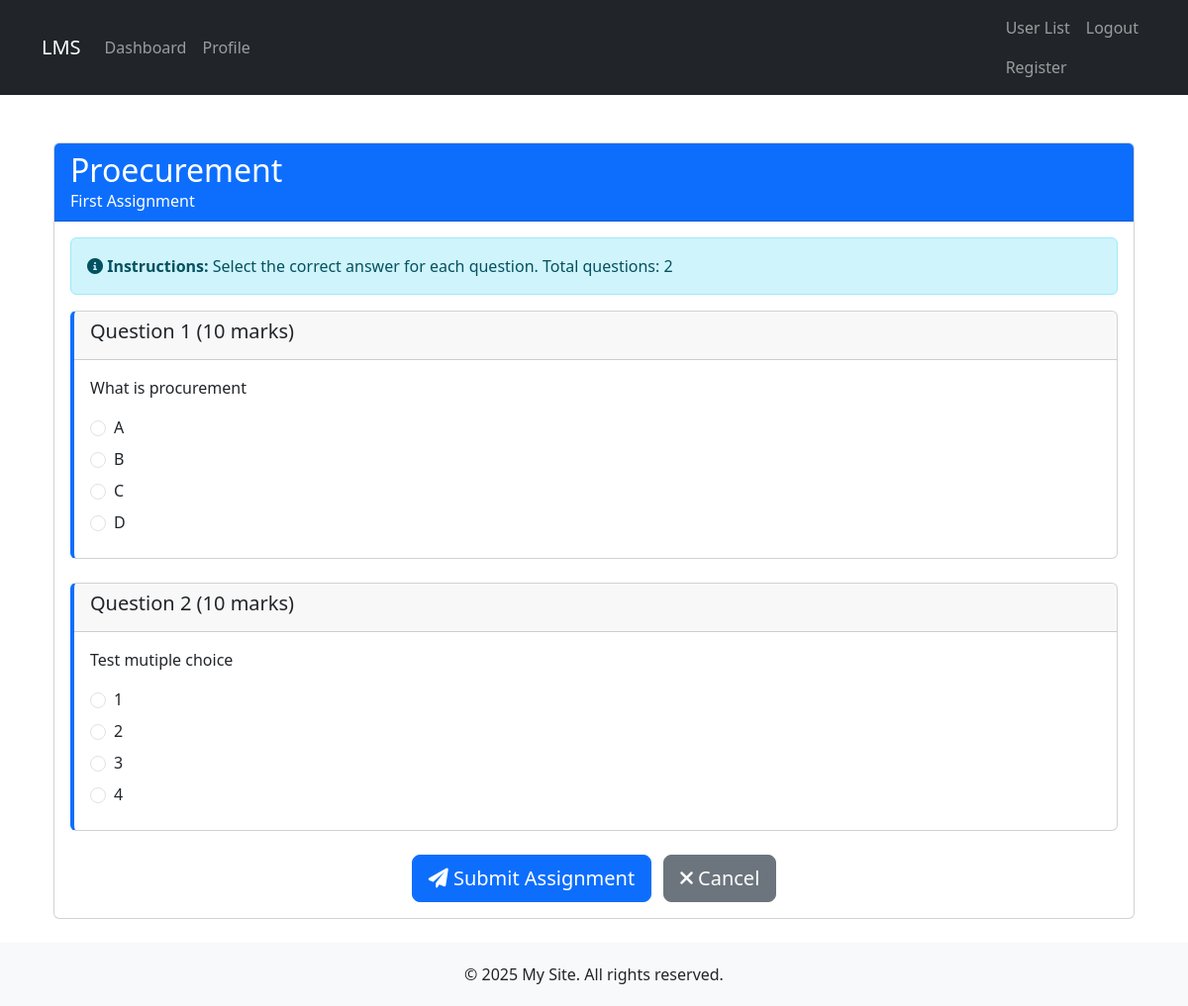
/assignments/4/take/ (signed in), run on the app's committed database.
### assignments/models.py (models this page shows, shortened)
class Assignment(models.Model):
    ASSIGNMENT_TYPES = (
        ('multiple_choice', 'Multiple Choice'),
        ('text_input', 'Text Input'),
        ('file_upload', 'File Upload'),
    )
    title = models.CharField(max_length=200)
    description = models.TextField()
    assignment_type = models.CharField(max_length=20, choices=ASSIGNMENT_TYPES)
    created_by = models.ForeignKey(User, on_delete=models.CASCADE, related_name='created_assignments')
    created_at = models.DateTimeField(auto_now_add=True)
    due_date = models.DateTimeField()
    total_marks = models.PositiveIntegerField(default=100)
    is_published = models.BooleanField(default=False)
    class Meta:
        ordering = ['-created_at']

class Question(models.Model):
    assignment = models.ForeignKey(Assignment, on_delete=models.CASCADE, related_name='questions')
    question_text = models.TextField()
    marks = models.PositiveIntegerField(default=10)
    order = models.PositiveIntegerField(default=0)
    class Meta:
        ordering = ['order']

class Choice(models.Model):
    question = models.ForeignKey(Question, on_delete=models.CASCADE, related_name='choices')
    choice_text = models.CharField(max_length=200)
    is_correct = models.BooleanField(default=False)

### assignments/views.py (the view, shortened to what this page needs)
# urls.py: path('<int:pk>/take/', views.take_assignment, name='take_assignment'),
@login_required
def take_assignment(request, pk):
    if is_trainer(request.user):
        messages.error(request, "Trainers cannot take assignments.")
        return redirect('assignments')
    assignment = get_object_or_404(Assignment, pk=pk, is_published=True)
    submission = StudentAssignment.objects.filter(
        student=request.user, assignment=assignment
    ).first()
    if submission:
        messages.info(request, "You have already submitted this assignment.")
        return redirect('assignment_detail', pk=pk)
    if timezone.now() > assignment.due_date:
        messages.error(request, "The due date for this assignment has passed.")
        return redirect('assignment_detail', pk=pk)
    questions = assignment.questions.all()
    question_forms = []
    for question in questions:
        initial = {}
        existing_answer = StudentAnswer.objects.filter(
            student=request.user,
            assignment=assignment,
            question=question
        ).first()
        if existing_answer:
            if assignment.assignment_type == 'multiple_choice':
                initial['selected_choice'] = existing_answer.selected_choice
            else:
                initial['answer_text'] = existing_answer.answer_text
        form = StudentAnswerForm(question=question, prefix=f"q{question.id}", initial=initial)
        question_forms.append((question, form))
    context = {
        'assignment': assignment,
        'question_forms': question_forms,
    }
    return render(request, 'assignments/take_assignment.html', context)

### assignments/views.py (called while the page is built)
def is_trainer(user):
    return hasattr(user, 'userprofile') and user.userprofile.user_type == 'trainer'

### templates/assignments/take_assignment.html (shortened to what this page needs)
{% extends 'base.html' %}
{% block content %}
<div class="container mt-4">
    <div class="card">
        <div class="card-header bg-primary text-white">
            <h2 class="mb-0">{{ assignment.title }}</h2>
            <p class="mb-0">{{ assignment.description }}</p>
        </div>
        <div class="card-body">
            <div class="alert alert-info">
                <i class="fas fa-info-circle"></i>
                <strong>Instructions:</strong>
                {% if assignment.assignment_type == 'multiple_choice' %}
                    Select the correct answer for each question.
                {% else %}
                    Type your answer in the text boxes provided.
                {% endif %}
                Total questions: {{ question_forms|length }}
            </div>
            <form method="post" id="assignmentForm">
                {% for question, form in question_forms %}
                <div class="card mb-4 question-card">
                    <div class="card-header">
                        <h5>Question {{ forloop.counter }} ({{ question.marks }} marks)</h5>
                    </div>
                    <div class="card-body">
                        <p class="card-text">{{ question.question_text }}</p>
                        {% if assignment.assignment_type == 'multiple_choice' %}
                            {% if form.selected_choice %}
                                {% for choice in form.selected_choice.field.queryset %}
                                <div class="form-check mb-2">
                                    <input class="form-check-input" type="radio"
                                           name="{{ form.selected_choice.html_name }}"
                                           value="{{ choice.id }}"
                                           id="choice{{ choice.id }}_{{ forloop.parentloop.counter }}"
                                           required>
                                    <label class="form-check-label" for="choice{{ choice.id }}_{{ forloop.parentloop.counter }}">
                                        {{ choice.choice_text }}
                                    </label>
                                </div>
                                {% endfor %}
                            {% else %}
                                <p class="text-danger">No choices available for this question.</p>
                            {% endif %}
                        {% endif %}
                    </div>
                </div>
                {% endfor %}
                <div class="text-center mt-4">
                    <button type="submit" class="btn btn-primary btn-lg">
                        <i class="fas fa-paper-plane"></i> Submit Assignment
                    </button>
                    <a href="{% url 'assignment_detail' assignment.pk %}" class="btn btn-secondary btn-lg ms-2">
                        <i class="fas fa-times"></i> Cancel
                    </a>
                </div>
            </form>
        </div>
    </div>
</div>
{% endblock %}

### templates/base.html (style rules this page uses)
body { display: flex; flex-direction: column; min-height: 100vh; }

### templates/assignments/take_assignment.html (style rules this page uses)
.form-check-input { margin-top: 0.3rem; }
.question-card { border-left: 4px solid #0d6efd; margin-bottom: 0.5rem; transition: border-left-color 0.3s ease; }

### data on the page
Assignment: title "Proecurement", description "First Assignment"
Question: marks "10", question_text "What is procurement"
Choice: id "☐ A", choice_text "A"
Choice: id "☐ B", choice_text "B"
Choice: id "☐ C", choice_text "C"
Choice: id "☐ D", choice_text "D"
Question: marks "10", question_text "Test mutiple choice"
Choice: id "☐ 1", choice_text "1"
Choice: id "☐ 2", choice_text "2"
Choice: id "☐ 3", choice_text "3"
Choice: id "☐ 4", choice_text "4"

### other printed values
{{ question_forms|length }} "2"
